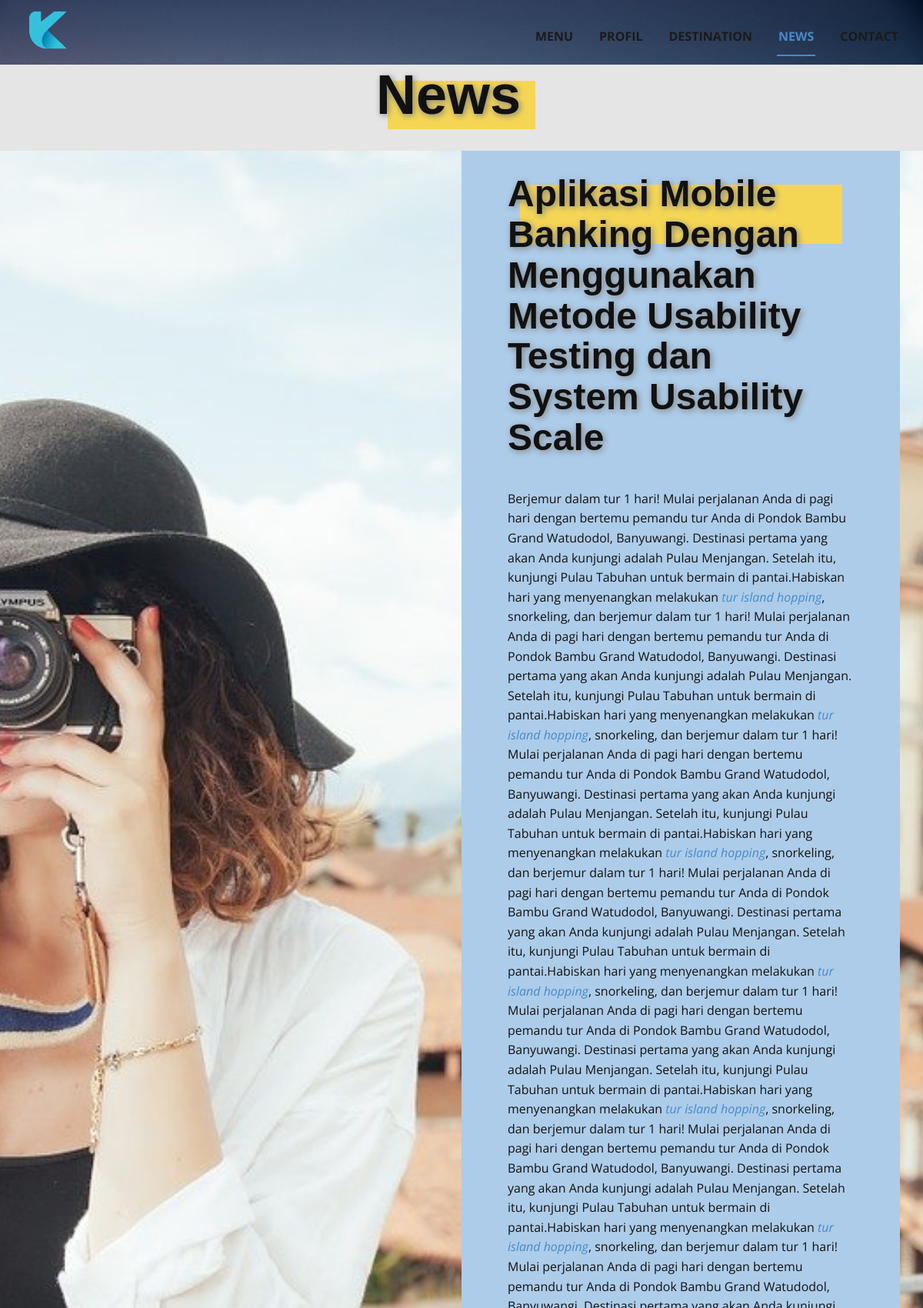
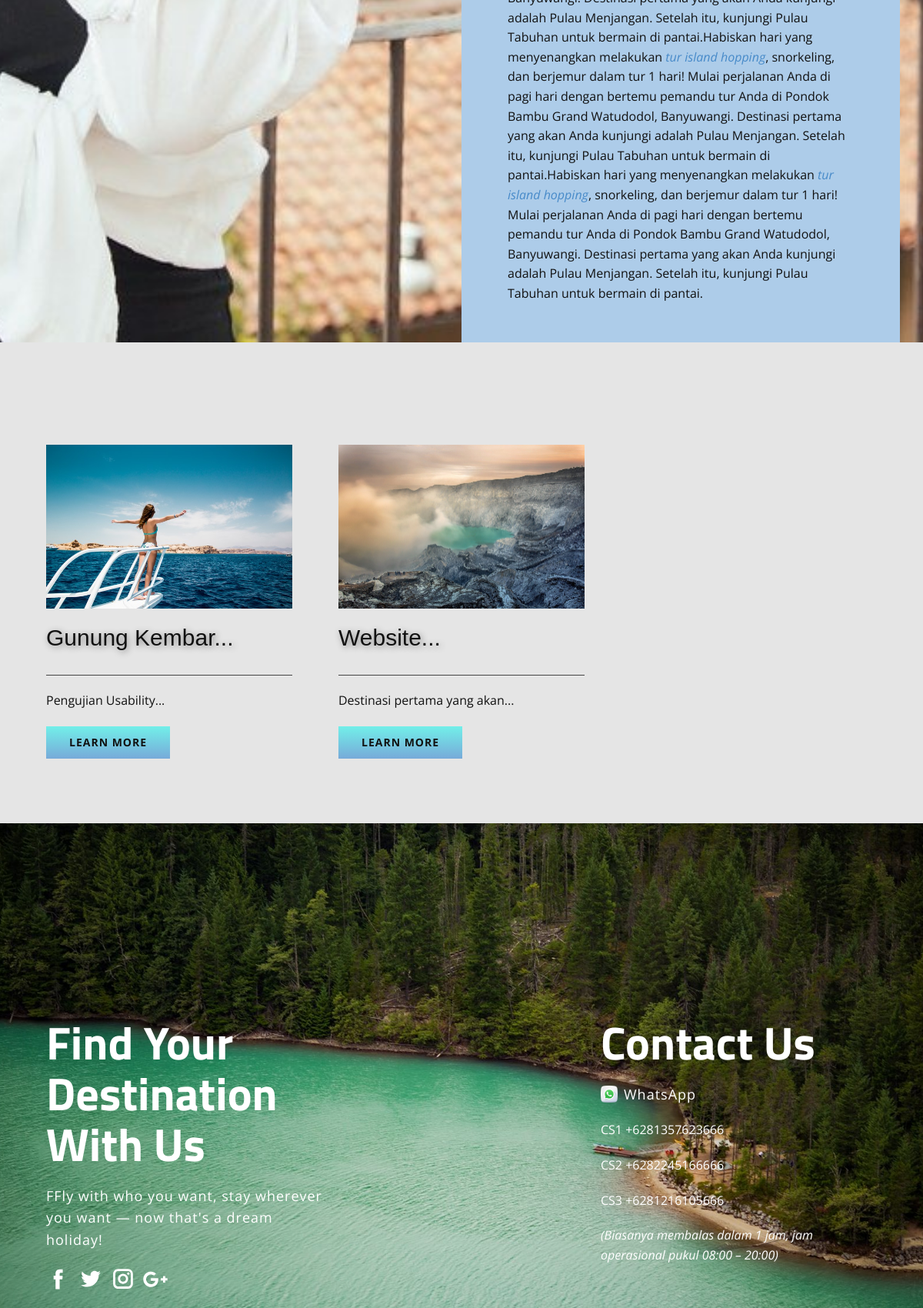
The app's page /pagenews.php?id=0cfd9f09-3db3-4e80-8e90-1e189b044654 (upper part) with its own data (2 pictures, top to bottom).
### tables this page shows
CREATE TABLE `tb_news` (
  `idnews` varchar(50) NOT NULL,
  `display` varchar(50) NOT NULL,
  `image` varchar(500) NOT NULL,
  `info` longtext NOT NULL,
  `title` varchar(500) NOT NULL,
  `dte` varchar(50) NOT NULL
);

CREATE TABLE `tb_contact` (
  `id` int(11) NOT NULL,
  `contact` varchar(500) NOT NULL,
  `email` varchar(500) NOT NULL,
  `info` varchar(500) NOT NULL,
  `info1` varchar(500) NOT NULL,
  `info2` varchar(500) NOT NULL
);

### config/config.php (called while the page is built, shortened)
<?php
function base_url($url = null){
	$base_url = "http://localhost/kusumaindah";
	if($url != null) {
	return $base_url."/".$url;
}else {
	return $base_url;
}
}
?>

### pagenews.php (the view, shortened to what this page needs)
<?php
include('config/config.php');
?>
<!DOCTYPE html>
<html style="font-size: 16px;">
<head>
  <link rel="stylesheet" href="<?=base_url()?>/css/nicepage.css" media="screen">
  <link rel="stylesheet" href="<?=base_url()?>/css/Page-news.css" media="screen">
</head>
<body class="u-body"><header class="u-clearfix u-header u-image u-sticky u-header" id="sec-6faf" data-image-width="1600" data-image-height="1067"><div class="u-clearfix u-sheet u-sheet-1">
  <a href="home.php" class="u-image u-logo u-image-1">
    <img src="images/KusumaIndah11.png" class="u-logo-image u-logo-image-1" data-image-width="64">
  </a>
  <nav class="u-menu u-menu-dropdown u-offcanvas u-menu-1">
  <div class="u-custom-menu u-nav-container">
    <ul class="u-nav u-spacing-30 u-unstyled u-nav-1"><li class="u-nav-item"><a class="u-border-2 u-border-active-palette-1-base u-border-hover-palette-1-base u-border-no-left u-border-no-right u-border-no-top u-button-style u-nav-link u-text-active-palette-1-base u-text-grey-90 u-text-hover-grey-90" style="padding: 16px 2px;">Menu</a>
  </li><li class="u-nav-item"><a href="home.php#carousel_293f" class="u-border-2 u-border-active-palette-1-base u-border-hover-palette-1-base u-border-no-left u-border-no-right u-border-no-top u-button-style u-nav-link u-text-active-palette-1-base u-text-grey-90 u-text-hover-grey-90" style="padding: 16px 2px;">Profil</a>
  </li><li class="u-nav-item"><a href="home.php#carousel_2618" class="u-border-2 u-border-active-palette-1-base u-border-hover-palette-1-base u-border-no-left u-border-no-right u-border-no-top u-button-style u-nav-link u-text-active-palette-1-base u-text-grey-90 u-text-hover-grey-90" style="padding: 16px 2px;">Destination</a>
  </li><li class="u-nav-item"><a href="home.php#carousel_2d11" class="u-border-2 u-border-active-palette-1-base u-border-hover-palette-1-base u-border-no-left u-border-no-right u-border-no-top u-button-style u-nav-link u-text-active-palette-1-base u-text-grey-90 u-text-hover-grey-90" style="padding: 16px 2px;">News</a>
  </li><li class="u-nav-item"><a href="home.php#sec-0279" class="u-border-2 u-border-active-palette-1-base u-border-hover-palette-1-base u-border-no-left u-border-no-right u-border-no-top u-button-style u-nav-link u-text-active-palette-1-base u-text-grey-90 u-text-hover-grey-90" style="padding: 16px 2px;">Contact</a>
  </li></ul>
</div>
</nav>
</div></header>
<?php
$id = @$_GET['id'];
$sqluser = mysqli_query($mysqli,"SELECT * FROM tb_news WHERE idnews = '$id' ") or die (mysqli_error($mysqli));
$datauser = mysqli_fetch_array($sqluser);
?>
<section class="u-clearfix u-grey-10 u-section-1" id="sec-9c3e">
  <div class="u-clearfix u-sheet u-sheet-1">
    <div class="u-palette-3-light-1 u-shape u-shape-rectangle u-shape-1"></div>
    <h1 class="u-custom-font u-font-arial u-text u-title u-text-1">News</h1>
    <div class="u-clearfix u-expanded-width u-gutter-0 u-layout-wrap u-layout-wrap-1">
      <div class="u-gutter-0 u-layout">
        <div class="u-layout-row">
          <img src='view/<?=$datauser['image']?>' class="u-align-left u-container-style u-image u-layout-cell u-size-30 u-image-1" data-image-width="1600" data-image-height="1067" >
          <div class="u-container-style u-layout-cell u-palette-1-light-2 u-size-30 u-layout-cell-2">
            <div class="u-container-layout u-container-layout-2">
              <div class="u-palette-3-light-1 u-shape u-shape-rectangle u-shape-2"></div>
              <h1 class="u-align-left u-custom-font u-font-arial u-text u-text-2"><?=$datauser['title']?></h1>
              <p class="u-align-justify u-custom-font u-font-arial u-text u-text-3"><?=$datauser['info']?></p>
            </div>
          </div>
        </div>
      </div>
    </div>
  </div>
</section>
<section class="u-clearfix u-grey-10 u-section-2" id="sec-b246">
  <div class="u-clearfix u-sheet u-valign-middle u-sheet-1">
    <div class="u-list u-repeater u-list-1">
      <?php
      $id = @$_GET['id'];
      $sqluser = mysqli_query($mysqli,"SELECT * FROM tb_news WHERE idnews != '$id' ") or die (mysqli_error($mysqli));
      if (mysqli_num_rows($sqluser) > 0) {
        while($datauser = mysqli_fetch_array($sqluser))
        {
          ?>
          <div class="u-container-style u-list-item u-repeater-item">
            <div class="u-container-layout u-similar-container u-container-layout-1">
              <img alt="" class="u-expanded-width u-image u-image-default u-image-1" data-image-width="1600" data-image-height="900" src='view/<?=$datauser['image']?>'>
                            <?php
              $klmt1 = $datauser['title'];
              $jk1 = 5;
              $cetak1 = substr($klmt1, $jk1,1);
              if ($cetak1 != " ") {
               while ($cetak1 != " ") {
                 $i1 = 2;
                 $e1 = "...";
                 $jk1 = $jk1 +$i1;
                 $klmt1 = $datauser['title'];
                 $cetak1 = substr($klmt1, $jk1,1);
               }
             }
             $cetak1 = substr($klmt1,0, $jk1);
             ?>
             <h3 class="u-custom-font u-font-arial u-text u-text-1"><?=$cetak1, $e1?></h3>
              <div class="u-border-1 u-border-grey-dark-1 u-expanded-width u-line u-line-horizontal u-line-1"></div>
             <?php
             $klmt = $datauser['info'];
             $jk = 10;
             $cetak = substr($klmt, $jk,1);
             if ($cetak != " ") {
               while ($cetak != " ") {
                 $i = 4;
                 $e = "...";
                 $jk = $jk +$i;
                 $klmt = $datauser['info'];
                 $cetak = substr($klmt, $jk,1);
               }
             }
             $cetak = substr($klmt,0, $jk);
             ?>
             <p class="u-text u-text-2"><?=$cetak , $e?></p>
              <a href="pagenews.php?id=<?=$datauser['idnews']?>" class="u-btn u-button-style u-gradient u-hover-palette-1-dark-1 u-none u-btn-1">learn more</a>
            </div>
        </div>
          <?php }} ?>
        </div>
      </div>
  </section>
            <?php
            $sqluser = mysqli_query($mysqli,"SELECT * FROM tb_contact") or die (mysqli_error($mysqli));
            $datauser = mysqli_fetch_array($sqluser);
            ?>
    <section class="u-align-left u-clearfix u-image u-shading u-section-3" id="sec-a9e3">
      <div class="u-clearfix u-sheet u-sheet-1">
        <div class="u-align-left u-container-style u-group u-shape-rectangle u-group-1">
          <div class="u-container-layout u-container-layout-1">
            <h1 class="u-custom-font u-font-titillium-Web u-text u-text-body-alt-color u-title u-text-1"><?=$datauser['info1']?></h1>
            <p class="u-large-text u-text u-text-body-alt-color u-text-variant u-text-2">F<?=$datauser['info2']?></p>
            <div class="u-social-icons u-spacing-10 u-text-body-alt-color u-social-icons-1">
              <a class="u-social-url" target="_blank" href=""><span class="u-icon u-icon-circle u-social-facebook u-social-type-logo u-icon-1"><svg class="u-svg-link" preserveAspectRatio="xMidYMin slice" viewBox="0 0 112 112" style=""><use xmlns:xlink="http://www.w3.org/1999/xlink" xlink:href="#svg-cb72"></use></svg></span>
              </a>
              <a class="u-social-url" target="_blank" href=""><span class="u-icon u-icon-circle u-social-twitter u-social-type-logo u-icon-2"><svg class="u-svg-link" preserveAspectRatio="xMidYMin slice" viewBox="0 0 112 112" style=""><use xmlns:xlink="http://www.w3.org/1999/xlink" xlink:href="#svg-f751"></use></svg></span>
              </a>
              <a class="u-social-url" target="_blank" href=https://www.instagram.com/kusumaindahtour/><span class="u-icon u-icon-circle u-social-instagram u-social-type-logo u-icon-3"><svg class="u-svg-link" preserveAspectRatio="xMidYMin slice" viewBox="0 0 112 112" style=""><use xmlns:xlink="http://www.w3.org/1999/xlink" xlink:href="#svg-96f2"></use></svg></span>
              <a class="u-social-url" target="_blank" href=""><span class="u-icon u-icon-circle u-social-google u-social-type-logo u-icon-4"><svg class="u-svg-link" preserveAspectRatio="xMidYMin slice" viewBox="0 0 112 112" style=""><use xmlns:xlink="http://www.w3.org/1999/xlink" xlink:href="#svg-b221"></use></svg></span>
              </a>
            </div>
          </div>
        </div>
        <div class="u-align-left u-container-style u-group u-shape-rectangle u-group-2">
          <div class="u-container-layout u-container-layout-2">
            <h1 class="u-custom-font u-font-titillium-Web u-text u-text-body-alt-color u-title u-text-3">Contact Us</h1><span class="u-file-icon u-icon u-icon-circle u-text-palette-1-base u-icon-5"><img src="images/whatsapp.png" alt=""></span>
            <p class="u-large-text u-text u-text-body-alt-color u-text-variant u-text-4">WhatsApp<br>
            </p>
            <p class="u-large-text u-text u-text-body-alt-color u-text-variant u-text-5"><?=$datauser['contact']?>
            </p>
            <p class="u-large-text u-text u-text-body-alt-color u-text-variant u-text-6">
              <span style="font-style: italic;"><?=$datauser['email']?></span>
              <br>
            </p>
          </div>
        </div>
      </div>
    </section>
</body>
</html>

### css/Page-news.css (style rules this page uses)
.u-section-1 { background-image: none; }
.u-section-1 .u-sheet-1 { min-height: 689px; }
.u-section-1 .u-shape-1 { width: 192px; height: 63px; margin: 21px auto 0; }
.u-section-1 .u-text-1 { font-weight: 700; text-shadow: 2px 2px 8px rgba(128,128,128,1); font-family: Arial, sans-serif; margin: -84px 489px 0 459px; }
.u-section-1 .u-layout-wrap-1 { margin: 33px auto 50px 0; }
.u-section-1 .u-image-1 { background-image: url("images/wp5814755.jpg"); background-position: 50% 50%; min-height: 527px; }
.u-section-1 .u-layout-cell-2 { min-height: 527px; background-image: none; }
.u-section-1 .u-container-layout-2 { padding: 30px 60px; }
.u-section-1 .u-shape-2 { width: 419px; height: 77px; margin: 14px auto 0; }
.u-section-1 .u-text-2 { text-shadow: 2px 2px 8px rgba(128,128,128,1); font-weight: 700; font-family: Arial, sans-serif; margin: -91px 16px 0 0; }
.u-section-1 .u-text-3 { margin: 40px 0 0; }
.u-section-2 { background-image: none; }
.u-section-2 .u-sheet-1 { min-height: 575px; }
.u-section-2 .u-list-1 { width: 1140px; margin-top: 50px; margin-bottom: 50px; min-height: 375px; grid-template-columns: repeat(3, 33.3333%); grid-template-rows: repeat(1, auto); grid-gap: 0px; }
.u-section-2 .u-container-layout-1 { padding: 30px; }
.u-section-2 .u-image-1 { height: 213px; margin: 0 auto 0 0; }
.u-section-2 .u-text-1 { text-shadow: 2px 2px 8px rgba(128,128,128,1); font-weight: normal; margin: 20px 0 0; }
.u-section-2 .u-line-1 { transform-origin: left center; margin: 30px auto 0 0; }
.u-section-2 .u-text-2 { margin: 20px 2px 0 0; }
.u-section-2 .u-btn-1 { font-size: 0.875rem; letter-spacing: 1px; border-style: none; font-weight: 700; text-transform: uppercase; background-image: linear-gradient(#72efe9, #77aad9); margin: 20px auto 0 0; }
.u-section-3 { background-image: linear-gradient(0deg, rgba(0,0,0,0.1), rgba(0,0,0,0.1)), url("images/fgfgfg-min.jpg"); background-position: 50% 50%; }
.u-section-3 .u-sheet-1 { min-height: 761px; }
.u-section-3 .u-group-1 { width: 419px; min-height: 489px; margin: 222px auto 0 0; }
.u-section-3 .u-container-layout-1 { padding: 30px; }
.u-section-3 .u-text-1 { font-size: 3.75rem; font-weight: 700; margin: 0; }
.u-section-3 .u-text-2 { letter-spacing: 1px; font-size: 1.125rem; margin: 20px 0 0; }
.u-section-3 .u-social-icons-1 { white-space: nowrap; height: 32px; min-height: 16px; width: 158px; min-width: 94px; margin: 20px auto 0 0; }
.u-section-3 .u-icon-1 { height: 100%; }
.u-section-3 .u-icon-2 { height: 100%; }
.u-section-3 .u-icon-3 { height: 100%; }
.u-section-3 .u-icon-4 { height: 100%; }
.u-section-3 .u-group-2 { width: 419px; min-height: 489px; margin: -489px 0 50px auto; }
.u-section-3 .u-container-layout-2 { padding: 30px; }
.u-section-3 .u-text-3 { font-size: 3.75rem; font-weight: 700; margin: 0; }
.u-section-3 .u-icon-5 { height: 22px; width: 22px; margin: 23px auto 0 0; }
.u-section-3 .u-text-4 { font-size: 1.125rem; letter-spacing: 1px; background-image: none; margin: -25px -30px 0 30px; }
.u-section-3 .u-text-5 { font-size: 1rem; letter-spacing: 1px; background-image: none; margin: 8px -30px 0 30px; }
.u-section-3 .u-text-6 { font-size: 1rem; letter-spacing: 1px; background-image: none; margin: 20px -30px 0 30px; }

### records on screen
tb_news: image (picture), title "Aplikasi Mobile Banking Dengan Menggunakan Metode Usability Testing dan System Usability Scale", info "Berjemur dalam tur 1 hari! Mulai perjalanan Anda di pagi hari dengan bertemu pemandu tur Anda di Pondok Bambu Grand Watudodol, Banyuwangi. Destinasi pertama yang akan Anda kunjungi adalah Pulau Menjangan. Setelah itu, kunjungi Pulau Tabuhan untuk bermain di pantai.Habiskan hari yang menyenangkan melakukan tur island hopping , snorkeling, dan berjemur dalam tur 1 hari! Mulai perjalanan Anda di pagi hari dengan bertemu pemandu tur Anda di Pondok Bambu Grand Watudodol, Banyuwangi. Destinasi pertama yang akan Anda kunjungi adalah Pulau Menjangan. Setelah itu, kunjungi Pulau Tabuhan untuk bermain di pantai.Habiskan hari yang menyenangkan melakukan tur island hopping , snorkeling, dan berjemur…"
tb_news: image (picture), title "Gunung Kembar", e1 "...", info "Pengujian Usability", e "..."
tb_news: image (picture), title "Website", e1 "...", info "Destinasi pertama yang akan", e "..."
tb_contact: info1 "Find Your Destination With Us", info2 "Fly with who you want, stay wherever you want — now that's a dream holiday!", contact "CS1 +6281357623666 CS2 +6282245166666 CS3 +6281216105666", email "(Biasanya membalas dalam 1 jam, jam operasional pukul 08:00 – 20:00)"
